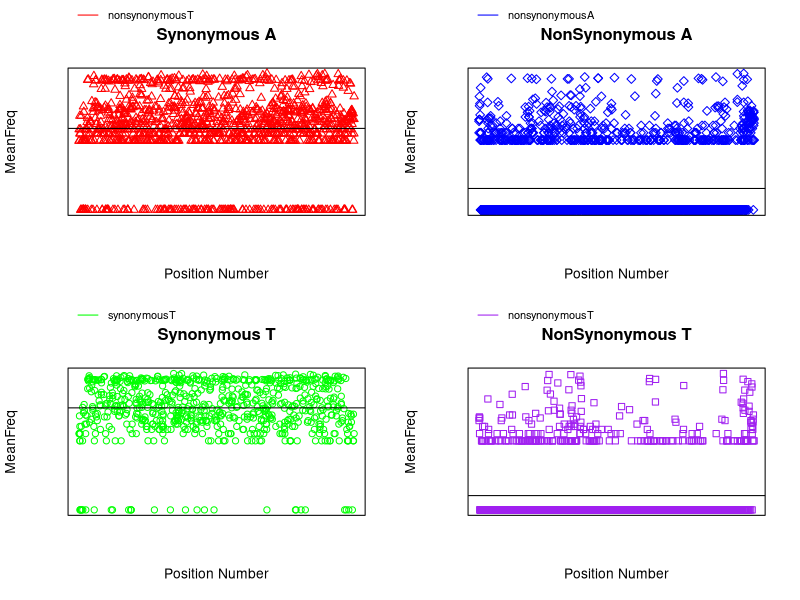

Recreate this plot in R.
Dengue<-read.csv("DengueVirus1.fasta_pruned.mu.trim05_DF.csv")

synonymous<-which(Dengue$TypeOfSite=='syn')

synonymousA<-subset(Dengue, wtnt=='a' & TypeOfSite=='syn')
synonymousT<-subset(Dengue, wtnt=='t' & TypeOfSite=='syn') 
synonymous<-rbind(synonymousA, synonymousT)
nonsynonymous<-which(Dengue$TypeOfSite=='nonsyn')

nonsynonymousA<-subset(Dengue, wtnt=='a' & TypeOfSite=='nonsyn')
nonsynonymousT<-subset(Dengue, wtnt=='t' & TypeOfSite=='nonsyn')
nonsynonymous<-rbind(nonsynonymousA, nonsynonymousT)

synonymousC<-subset(Dengue, wtnt=='c' & TypeOfSite=='syn')
synonymousG<-subset(Dengue, wtnt=='g' & TypeOfSite=='syn')

nonsynonymousC<-subset(Dengue, wtnt=='c' & TypeOfSite=='nonsyn')
nonsynonymousG<-subset(Dengue, wtnt=='g' & TypeOfSite=='nonsyn')

# hist(Dengue$makesCpG[synonymous],prob=TRUE,breaks=20,main="Synoymous Histogram", xlab= "CpG",ylab= "Number of CpG Sites",col= "black")
# hist(Dengue$makesCpG[nonsynonymous],prob=TRUE,breaks=20,main="Non-Synoymous Histogram", xlab= "CpG",ylab= "Number of CpG Sites",col= "red")
# 
# 
# hist(Dengue$MeanFreq[synonymous],
#      prob=TRUE,breaks=20,main="Synoymous Nonsynoymous Histogram", 
#      xlab= "Mean Frequency",ylab= "Mutation Frequency",col= rgb(1,0,0,0.5))
# hist(Dengue$MeanFreq[nonsynonymous],
#      prob=TRUE,breaks=20,main="Non-Synoymous Histogram", 
#      xlab= "Mean Frequnecy",ylab= "Mutation Frequency",
#      col= rgb(0,0,1,0.5), add=TRUE)
# lines(density(Dengue$MeanFreq[synonymous]),col="red",lwd=2)
# lines(density(Dengue$MeanFreq[nonsynonymous]),col="blue",lwd=2)
# 
# 
# hist(nonsynonymousA$MeanFreq,
#      prob=TRUE,breaks=20,main="Synoymous Nonsynoymous Histogram", 
#      xlab= "Mean Frequency",ylab= "Mutation Frequency",col= rgb(1,0,0,0.5))
# hist(synonymousA$MeanFreq,
#      prob=TRUE,breaks=20,main="Non-Synoymous Histogram", 
#      xlab= "Mean Frequnecy",ylab= "Mutation Frequency",
#      col= rgb(0,0,1,0.5), add=TRUE)
# 
# hist(nonsynonymousT$MeanFreq,
#      prob=TRUE,breaks=20,main="Synoymous Nonsynoymous Histogram", 
#      xlab= "Mean Frequency",ylab= "Mutation Frequency",col= rgb(1,0,0,0.5))
# hist(synonymousT$MeanFreq,
#      prob=TRUE,breaks=20,main="Non-Synoymous Histogram", 
#      xlab= "Mean Frequnecy",ylab= "Mutation Frequency",
#      col= rgb(0,0,1,0.5), add=TRUE)
# plot(synonymousA$num,synonymousA$MeanFreq, col = "red")
# par(new=TRUE)
# plot(nonsynonymousA$num,nonsynonymousA$MeanFreq, col = "blue")
# par(new=TRUE)
# plot(synonymousT$num,synonymousT$MeanFreq, col = "green")
# par(new=TRUE)
# plot(nonsynonymousT$num,nonsynonymousT$MeanFreq, col = "purple")
# par(new=TRUE)
# plot(synonymous$num,synonymous$MeanFreq, col = "red")
# par(new=TRUE)
# plot(nonsynonymous$num,nonsynonymous$MeanFreq)

layout(matrix(c(1,2,3,4), 2, 2, byrow = TRUE))
plot(synonymousA$num,log10(synonymousA$MeanFreq+.000001), col = "red",xaxt="n", yaxt="n",xlab="Position Number", ylab="MeanFreq",main="Synonymous A", pch=2)
abline(h=mean(log10(synonymousA$MeanFreq+.000001)))
legend("topleft",inset=c(0,-0.45), legend=c
       ("nonsynonymousT"),col="red", horiz=TRUE, lty=1:1, cex=0.8,xpd=TRUE,bty='n')

plot(nonsynonymousA$num,log10(nonsynonymousA$MeanFreq+.000001), col = "blue",xaxt="n", yaxt="n",xlab="Position Number", ylab="MeanFreq",main="NonSynonymous A", pch = 5)
abline(h=mean(log10(nonsynonymousA$MeanFreq+.000001)))
legend("topleft",inset=c(0,-0.45), legend=c
       ("nonsynonymousA"),col="blue", horiz=TRUE, lty=1:1, cex=0.8,xpd=TRUE,bty='n')

plot(synonymousT$num,log10(synonymousT$MeanFreq+.000001), col = "green",xaxt="n", yaxt="n",xlab="Position Number", ylab="MeanFreq",main="Synonymous T")
abline(h=mean(log10(synonymousT$MeanFreq+.000001)))
legend("topleft",inset=c(0,-0.45), legend=c
       ("synonymousT"),col="green", horiz=TRUE, lty=1:1, cex=0.8,xpd=TRUE,bty='n')

plot(nonsynonymousT$num,log10(nonsynonymousT$MeanFreq+.000001), col = "purple",xaxt="n", yaxt="n",xlab="Position Number", ylab="MeanFreq",main="NonSynonymous T", pch=0)
abline(h=mean(log10(nonsynonymousT$MeanFreq+.000001)))
legend("topleft",inset=c(0,-0.45), legend=c
       ("nonsynonymousT"),col="purple", horiz=TRUE, lty=1:1, cex=0.8,xpd=TRUE,bty='n')




# plot(synonymousA$num,log10(synonymousA$MeanFreq+.000001), 
#      col = "red",xaxt="n", yaxt="n",xlab="", ylab="", pch=2)
# abline(h=mean(log10(synonymousA$MeanFreq+.000001)))
# par(new=TRUE)
# plot(nonsynonymousA$num,log10(nonsynonymousA$MeanFreq+.000001), col = "blue",xaxt="n", yaxt="n",xlab="Position Number", ylab="MeanFreq",main="Synonymous and Nonsynonymous A", pch=5)
# abline(h=mean(log10(nonsynonymousA$MeanFreq+.000001)))
# legend("topleft",inset=c(0,-0.45), legend=c("synonymousA", "nonsynonymousA"),col=c("red", "blue"), horiz=TRUE, lty=1:1, cex=0.8,xpd=TRUE,bty='n')
# plot(synonymousT$num,synonymousT$MeanFreq, col = "green",,xaxt="n", yaxt="n",xlab="", ylab="")
# par(new=TRUE)
# plot(nonsynonymousT$num,nonsynonymousT$MeanFreq, col = "purple",xaxt="n", yaxt="n",xlab="Position Number", ylab="MeanFreq",main="Synonymous and Nonsynonymous T", pch=0)
# legend("topleft",inset=c(0,-0.45), legend=c("synonymousT", "nonsynonymousT"),col=c("green", "purple"), horiz=TRUE, lty=1:1, cex=0.8,xpd=TRUE,bty='n')
# 
# syn_Cpg<-Dengue$MeanFreq[synonymous]
# nonsyn_Cpg<-Dengue$MeanFreq[nonsynonymous]
# wilcox.test(syn_Cpg,nonsyn_Cpg)
